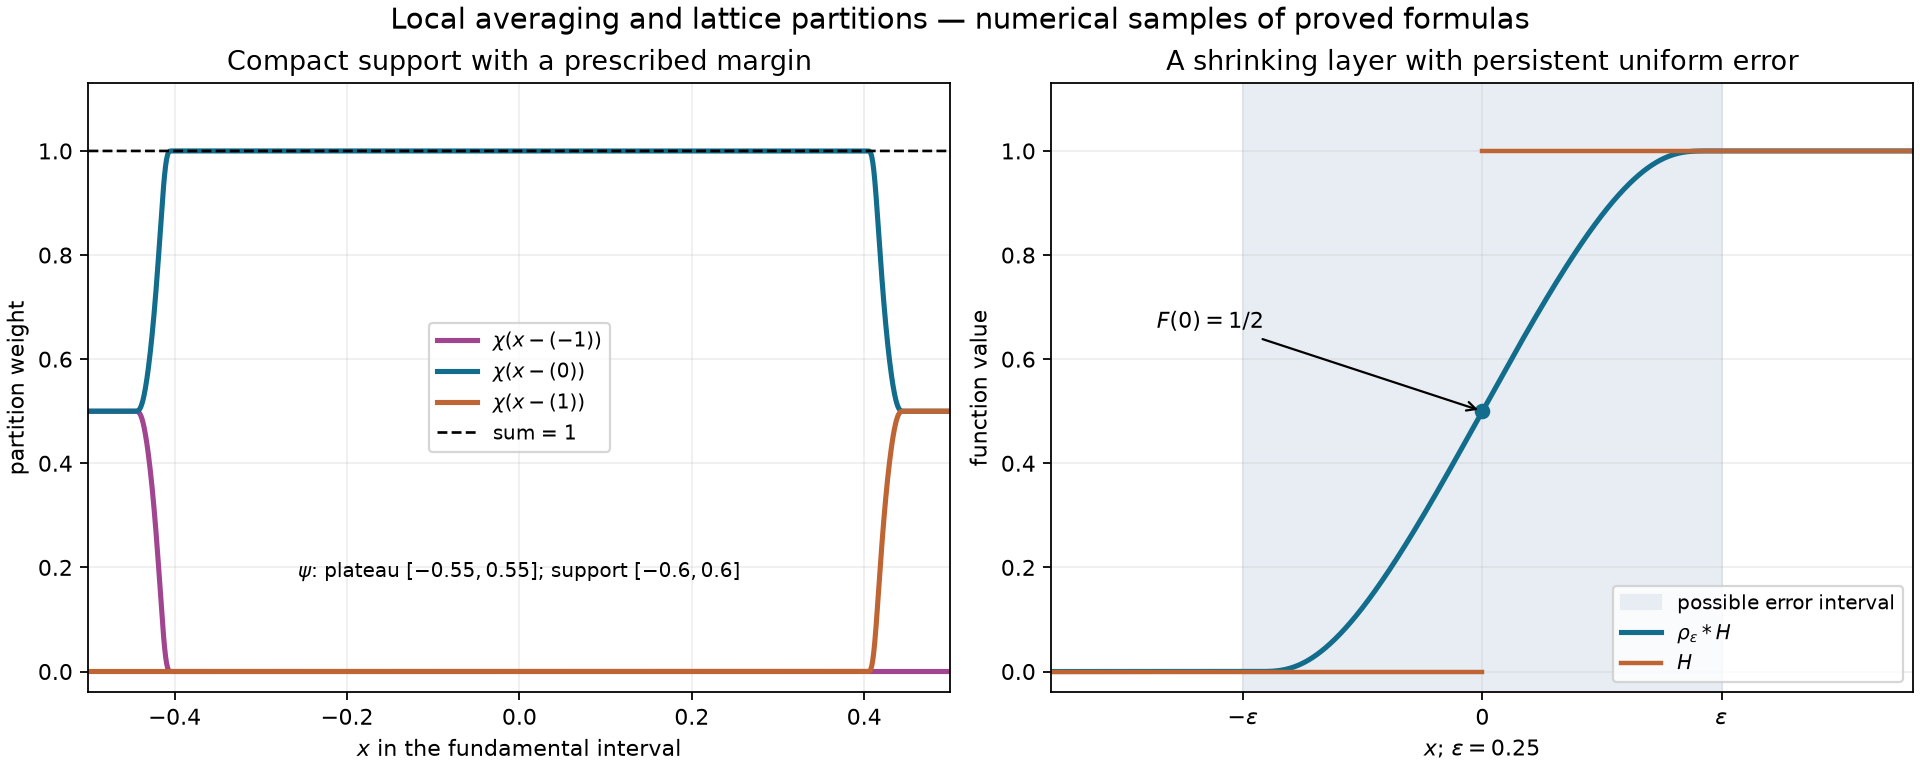

The script that saved this image:
"""Numerical samples of the formulas in AN01-U009 P4 and AN01-U021 C5.

All mathematical assertions are proved in the accompanying lessons.
Original figure by GPT-6 Astra (OpenAI), 2026; CC0.
Run with NumPy and Matplotlib. Outputs are written beside this file.
"""
from pathlib import Path
import numpy as np
import matplotlib
matplotlib.use("Agg")
import matplotlib.pyplot as plt
matplotlib.rcParams["svg.hashsalt"] = "AN01-local-averaging-and-lattice-partitions"

root = Path(__file__).resolve().parent


def eta(t):
    t = np.asarray(t, dtype=float)
    out = np.zeros_like(t)
    positive = t > 0
    out[positive] = np.exp(-1 / t[positive])
    return out


def psi(x):
    s = (np.abs(x) - 0.55) / 0.05
    return eta(1 - s) / (eta(s) + eta(1 - s))


def weight(x):
    return psi(x) / sum(psi(x - k) for k in range(-4, 5))


x = np.linspace(-0.5, 0.5, 1801)
fig, axes = plt.subplots(1, 2, figsize=(12, 4.8), layout="constrained")
ax = axes[0]
colors = ["#a14590", "#126c8c", "#be6533"]
for k, color in zip([-1, 0, 1], colors):
    ax.plot(x, weight(x - k), color=color, lw=2.3, label=fr"$\chi(x-({k}))$")
total = sum(weight(x-k) for k in [-1, 0, 1])
assert np.max(np.abs(total-1)) < 1e-12
ax.plot(x, total, "k--", lw=1.2, label="sum = 1")
ax.set(xlim=(-.5, .5), ylim=(-.04, 1.13), xlabel=r"$x$ in the fundamental interval",
       ylabel="partition weight", title="Compact support with a prescribed margin")
ax.legend(fontsize=9, loc="center")
ax.text(0, .18, r"$\psi$: plateau $[-0.55,0.55]$; support $[-0.6,0.6]$",
        ha="center", fontsize=9)

t = np.linspace(-1, 1, 20001)
raw = eta(1 - t*t)
dt = t[1]-t[0]
cdf = np.r_[0, np.cumsum((raw[1:]+raw[:-1])*dt/2)]
cdf /= cdf[-1]
epsilon = .25
y = np.linspace(-.45, .45, 1801)
smooth = np.interp(y/epsilon, t, cdf, left=0, right=1)
ax = axes[1]
ax.axvspan(-epsilon, epsilon, color="#e8edf4", label="possible error interval")
ax.plot(y, smooth, color="#126c8c", lw=2.3, label=r"$\rho_\varepsilon*H$")
ax.plot([-.45, 0], [0, 0], color="#be6533", lw=2, label=r"$H$")
ax.plot([0, .45], [1, 1], color="#be6533", lw=2)
ax.plot([0], [.5], "o", color="#126c8c")
ax.annotate(r"$F(0)=1/2$", xy=(0, .5), xytext=(-.34, .66),
            arrowprops={"arrowstyle": "->"}, fontsize=10)
ax.set(xlim=(-.45, .45), ylim=(-.04, 1.13), xlabel=r"$x$; $\varepsilon=0.25$",
       ylabel="function value", title="A shrinking layer with persistent uniform error")
ax.set_xticks([-.25, 0, .25], [r"$-\varepsilon$", "0", r"$\varepsilon$"])
ax.legend(fontsize=9, loc="lower right")
for ax in axes:
    ax.grid(alpha=.2)
fig.suptitle("Local averaging and lattice partitions — numerical samples of proved formulas",
             fontsize=13)
for suffix in ["png", "svg"]:
    target = root / f"local-averaging-and-lattice-partitions.{suffix}"
    fig.savefig(target, dpi=160, metadata={"Date": None} if suffix == "svg" else None)
    if suffix == "svg":
        target.write_text("\n".join(line.rstrip() for line in target.read_text(encoding="utf-8").splitlines()) + "\n",
                          encoding="utf-8", newline="\n")
